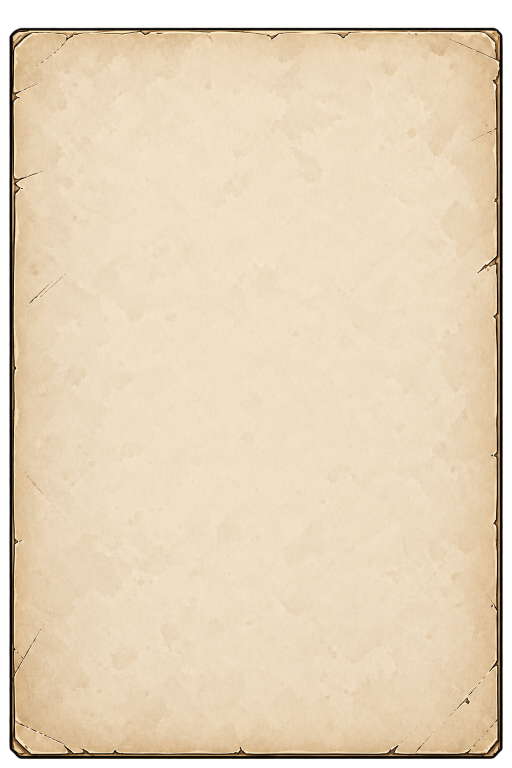
#> input picture tools/ui/dossier-page-src.png, 1024 x 1535 px, found by its file name (shown at 1/2 size); the run also reads 1 picture not shown here
$ python build-dossier.py
#> lines starting #> are read from the running program, lines starting #| are printed output that depends on the picture; after the words box and inside, x2 and y2 are one past the last pixel; in counts of white or black regions, pixels touching at a corner belong together
"""
«Личное дело» from the artist's pictures (tools/ui/):
  dossier-page-src.png  — the sheet → dossier-page.webp
  dossier-ptab-src.png  — the folder tab → dossier-ptab.webp (a 9-slice tab of any width: the cut corner on the left,
                          the step down on the right)
  dossier-cover-src.png — the cover «Личное дело №__», photo frame, «ФИО» → dossier-cover.webp
  dossier-back-src.png  — the inside of the back cover (under the pages) → dossier-back.webp
"""
import numpy as np
from PIL import Image

# the sheet: everything above its top edge (faint guide marks) cut away
pg = Image.open("tools/ui/dossier-page-src.png").convert("RGBA")
#> pg is the input picture: PIL image 1024x1535 RGBA; mean R, G, B, A 210.2, 192.5, 165.8, 231.9
a = np.array(pg)
top = int(np.argmax(a[:, pg.width // 2, 3] > 200))
#> top = 56
a[: max(0, top - 3)] = 0
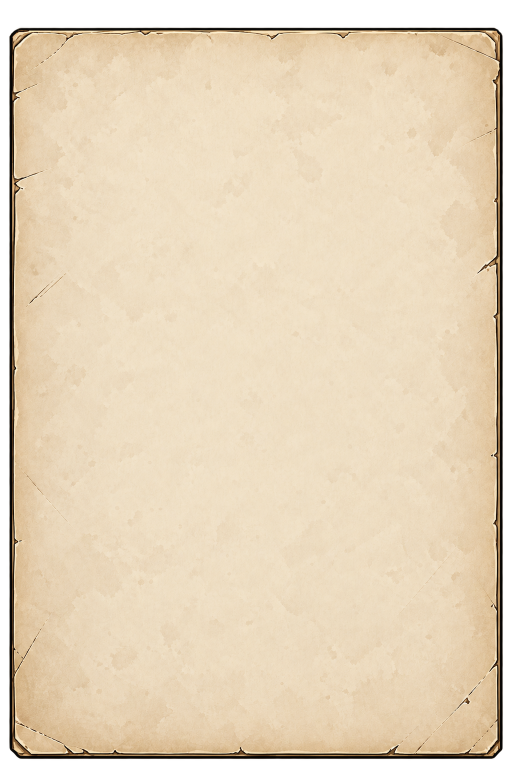
#> a: shape (1535, 1024, 4) (shown at 1/2 size); 0.27% of pixels changed, all inside (x1, y1, x2, y2) = (32, 47, 993, 53); transparent parts drawn white
pg = Image.fromarray(a)
pg = pg.crop(pg.getbbox())
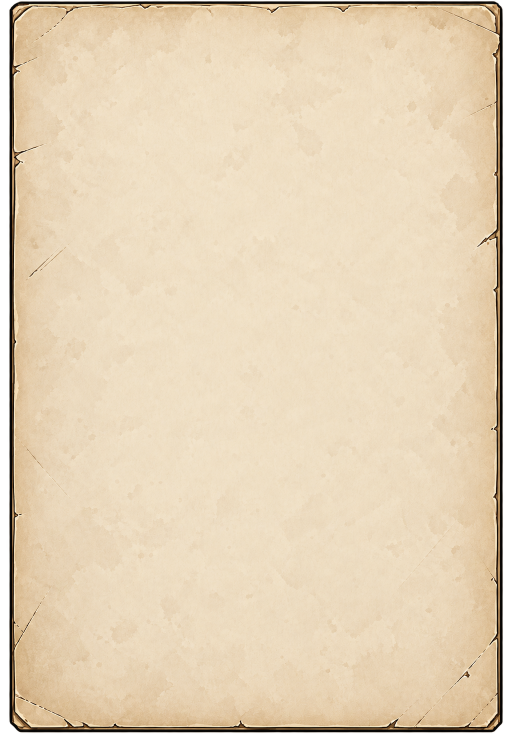
#> pg: PIL image 1009x1470 RGBA (shown at 1/2 size); mean R, G, B, A 222.3, 203.9, 175.6, 245.7; transparent parts drawn white
pg.save("public/assets/ui/dossier-page.webp", quality=88, method=6)
# the folder tab: its own picture, trimmed to the drawn shape
tb = Image.open("tools/ui/dossier-ptab-src.png").convert("RGBA")
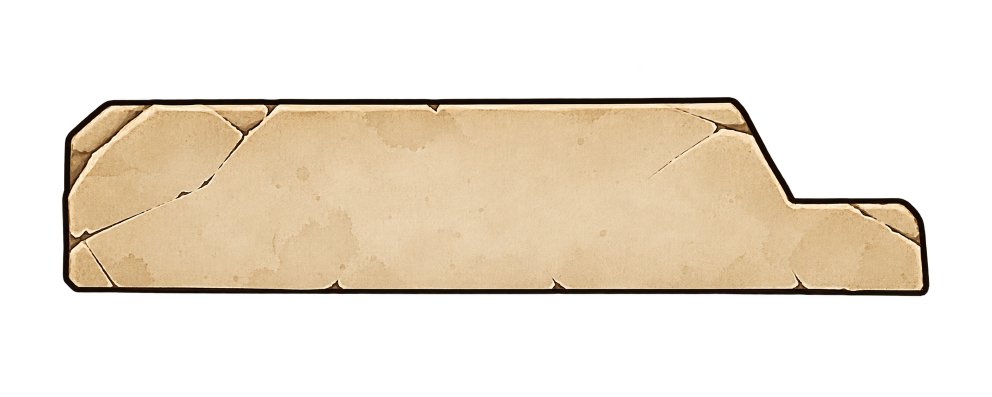
#> input picture tools/ui/dossier-ptab-src.png, 1983 x 793 px, found by its file name (shown at 1/2 size)
#> tb is the input picture: PIL image 1983x793 RGBA; mean R, G, B, A 80.2, 69.9, 55.1, 97.4
t = np.array(tb)
ys, xs = np.where(t[..., 3] > 200)
tb = tb.crop((max(0, xs.min() - 6), max(0, ys.min() - 6), xs.max() + 7, ys.max() + 7))
#> tb: PIL image 1745x409 RGBA
tb = tb.resize((tb.width // 2, tb.height // 2), Image.LANCZOS)
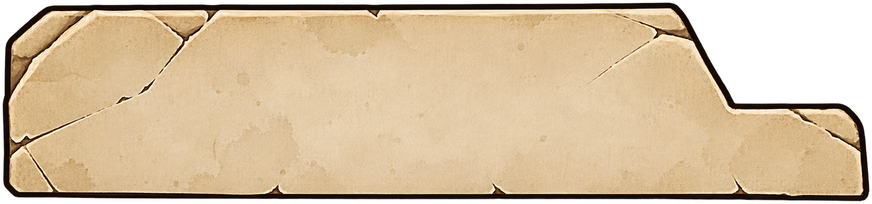
#> tb: PIL image 872x204 RGBA; mean R, G, B, A 175.6, 153.3, 121.3, 214.6; transparent parts drawn white
tb.save("public/assets/ui/dossier-ptab.webp", quality=90, method=6)
# three pieces for the CSS (border-image is unreliable in iOS webviews): the cut corner, the middle, the step
L, R = 40, 280
tb.crop((0, 0, L, tb.height)).save("public/assets/ui/dossier-ptab-l.webp", quality=90)
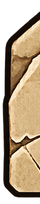
#> saved as dossier-ptab-l.webp: PIL image 40x204 RGBA; mean R, G, B, A 122.2, 102, 74.6, 187.6; transparent parts drawn white
tb.crop((L, 0, tb.width - R, tb.height)).save("public/assets/ui/dossier-ptab-m.webp", quality=90)
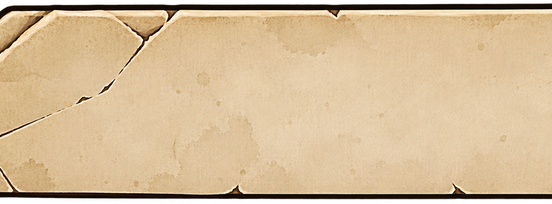
#> saved as dossier-ptab-m.webp: PIL image 552x204 RGBA; mean R, G, B, A 201.4, 176.5, 140.8, 240.8; transparent parts drawn white
tb.crop((tb.width - R, 0, tb.width, tb.height)).save("public/assets/ui/dossier-ptab-r.webp", quality=90)
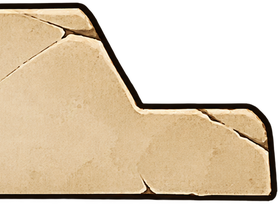
#> saved as dossier-ptab-r.webp: PIL image 280x204 RGBA; mean R, G, B, A 132.3, 114.7, 89.6, 166.9; transparent parts drawn white
print("page", pg.size, "tab", tb.size)
#| page (1009, 1470) tab (872, 204)

for src, out in (("dossier-cover-src.png", "dossier-cover.webp"), ("dossier-back-src.png", "dossier-back.webp")):
#> (the run stopped early here; a loop or call above may not have finished)
